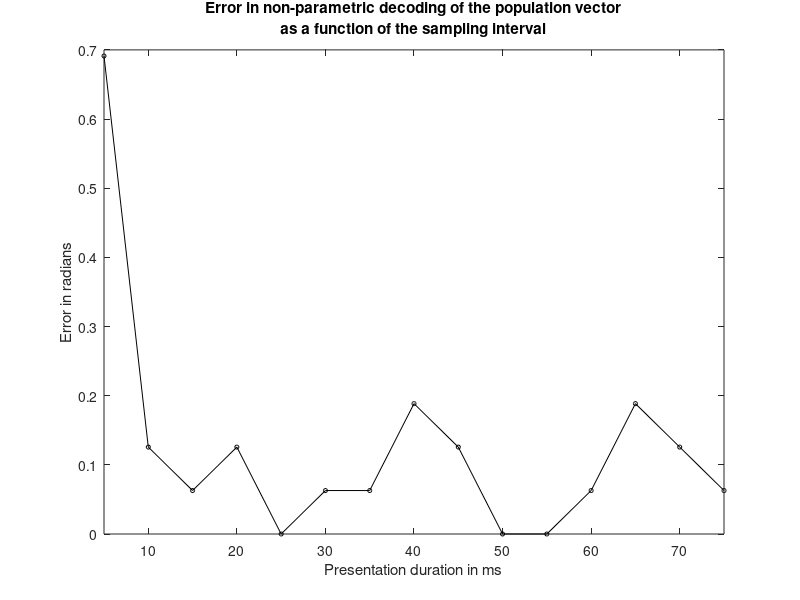

Write MATLAB code to recreate this figure.
clear all

%%%%%%%%%%%%%%%%%%%%%%%%%%%%%%%%%%%%%%%%%%%%%%%%%%%%%%%%%%%%%%%%%%%%%%%%%%%%%%%%
%%%%%%%%%%%%%%%%%%%%%%%%%%%%%%% Question 2 %%%%%%%%%%%%%%%%%%%%%%%%%%%%%%%%%%%%%
%%%%%%%%%%%%%%%%%%%%%%%%%%%%%%%%%%%%%%%%%%%%%%%%%%%%%%%%%%%%%%%%%%%%%%%%%%%%%%%%

CellCount = 64;
Discretization = 10000;
Angles = linspace(-pi,pi,Discretization);
dt = 1/1000;
wave = 1 + 9 * sin(linspace(0,pi,1500));

PresentationDuration = 5:5:75;     % For incrementing the presentation duration
All_Indices(length(PresentationDuration),1) = 0; % Initalize a vector to store
% the index corresponding to max of Decoding for each presentation duration

%%%%%%%%%%%%%%%%%%%%%%%%%%%%%%%%%%%%%%%%%%%%%%%%%%%%%%%%%%%%%%%%%%%%%%%%%%%%%%%%
%%%%%%%%%%%%%%%%%%%%%% Encoding and decoding for varying %%%%%%%%%%%%%%%%%%%%%%%
%%%%%%%%%%%%%%%%%%%%%% presentation duration times %%%%%%%%%%%%%%%%%%%%%%%%%%%%%
%%%%%%%%%%%%%%%%%%%%%%%%%%%%%%%%%%%%%%%%%%%%%%%%%%%%%%%%%%%%%%%%%%%%%%%%%%%%%%%%

TuningCurves(1:CellCount, 1:10000) = 1;
CenterPoints = round(linspace(1000,9000,CellCount));

for n=1:CellCount
  TuningCurves(n, CenterPoints(n)-750:CenterPoints(n)+749) = wave;
end

N = 1;     % Set the number of trials equal to 1

for i=1:length(PresentationDuration)
  clear n RandVector Spikes StimInd PopulationVector StimulusSpace m
  clear TestingVectors Decoding
  % Clear variables so don't have to make new ones
  % Only need value of Index for each sampling interval, which will be stored
  % in All_indices vector

  for n = 1:CellCount
    RandVector = rand(Discretization,N);
    Spikes(:,:,n) = (RandVector < (repmat(TuningCurves(n,:)',1,N)) * dt);
  end

  StimInd = 5000;
  for n = 1:CellCount
    PopulationVector(n) = sum(sum(Spikes((StimInd-PresentationDuration(i)):(StimInd+PresentationDuration(i)),:,n)));
  end

  StimulusSpace = 100:100:10000;

  for m=1:length(StimulusSpace)
    for n=1:CellCount
      TestingVectors(n,m) = TuningCurves(n, StimulusSpace(m));
    end
    TestingVectors(:,m) = TestingVectors(:,m)/sum(TestingVectors(:,m));
  end

  for m=1:length(StimulusSpace)
    Decoding(m)=dot(PopulationVector,TestingVectors(:,m));
  end

  [value,Index] = max(Decoding(1,:));
  All_Indices(i) = Index;
end

%%%%%%%%%%%%%%%%%%%%%%%%%%%%%%%%%%%%%%%%%%%%%%%%%%%%%%%%%%%%%%%%%%%%%%%%%%%%%%%%
%%%%%%%%%%%%%%%%%%%%%%%%% Decoding error calculation %%%%%%%%%%%%%%%%%%%%%%%%%%%
%%%%%%%%%%%%%%%%%%%%%%%%%%%%%%%%%%%%%%%%%%%%%%%%%%%%%%%%%%%%%%%%%%%%%%%%%%%%%%%%

Error(length(PresentationDuration),1) = 0;
% Initialize the vector Error, which will store the errors for using varying
% presentation times (or sampling intervals) in the decoding algorithm

for i=1:length(Error)
  Error(i) = abs(Angles(StimInd) - Angles(StimulusSpace(All_Indices(i))));
end

figure
plot(PresentationDuration,Error, '-ok','MarkerSize',3);
xlabel('Presentation duration in ms')
ylabel('Error in radians')
xlim([5 75])
title({'Error in non-parametric decoding of the population vector',
    'as a function of the sampling interval'})
